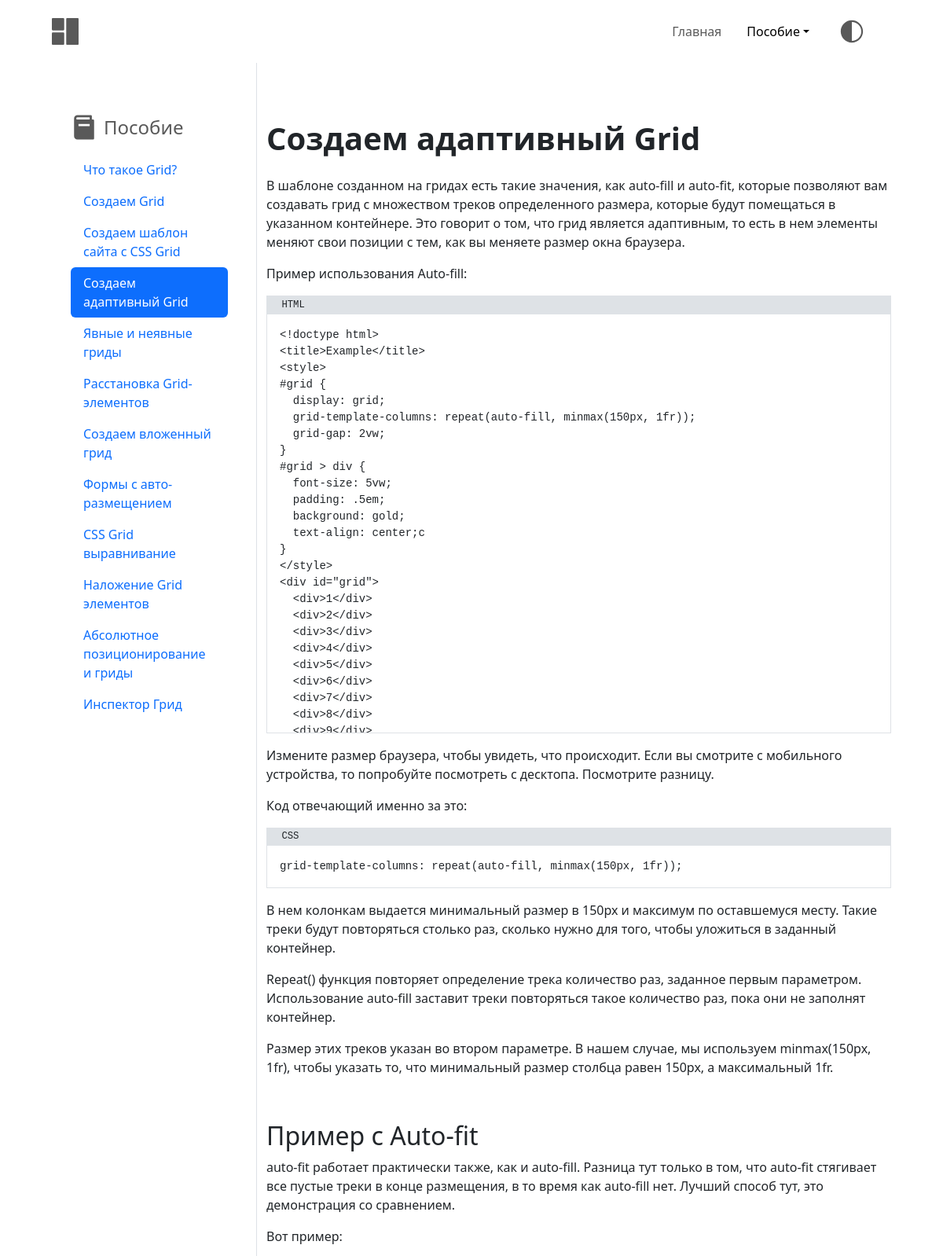
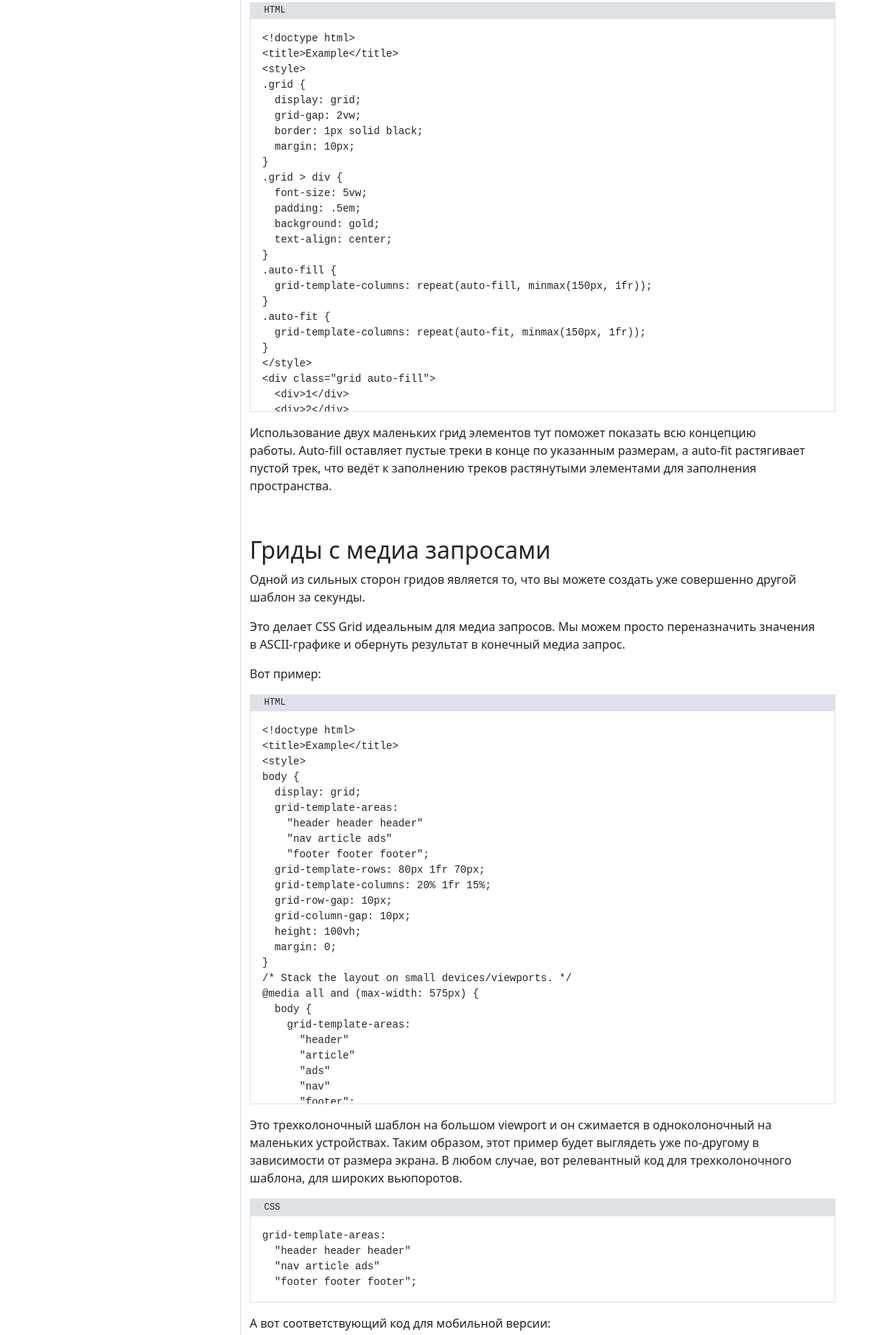
/chapters/создаем_адаптивный_grid (upper part), run on the app's committed database (2 pictures, top to bottom).
### grid_basics_app/models.py (models this page shows, shortened)
class Chapter(models.Model):
    url_name = models.CharField(max_length=64, verbose_name='url имя', blank=True, default='', unique=True)
    name = models.CharField(max_length=64, verbose_name="название главы", unique=True)
    content = RichTextUploadingField(verbose_name="содержимое")
    index = models.IntegerField(verbose_name='индекс')
    class Meta:
        verbose_name = "глава"
        verbose_name_plural = "главы"

### grid_basics_app/views.py (the view)
# urls.py: path("chapters/<chapter_url_name>", ChapterView.as_view(), name="chapter"),
class ChapterView(View):
    def get(self, request, chapter_url_name):
        context = {}
        context['chapters'] = Chapter.objects.all().order_by('index')
        context['chapter'] = Chapter.objects.filter(url_name=chapter_url_name)[0]
        context['prev_chap'] = Chapter.objects.filter(index__lt=context['chapter'].index).order_by('-index').first()
        context['next_chap'] = Chapter.objects.filter(index__gt=context['chapter'].index).order_by('index').first()
        context['test'] = context['chapter'].test_set.all().first()
        return render(request, 'chapter.html', context)

### grid_basics_app/templates/chapter.html (shortened to what this page needs)
{% extends "base.html" %}
{% block head %}
{% load static %}
<link rel="stylesheet" href="{% static "css/chapter.css" %}">
{% endblock head %}
{% block main_container %}
<main class="container-fluid row">
	<div class="sidebar col-3 border-end d-none d-lg-block" >
		<nav class="sidebar sticky-top py-5 px-3 mx-2" id="sidebar" >
			<ul class="nav nav-pills flex-column nav-justified">
				<div class="sidebar__header">
					<span class="fs-4 fw-medium ">Пособие</span>
				</div>
				{% for chap in chapters %}
				<li>
					<a class="nav-link {% if request.resolver_match.kwargs.chapter_url_name  == chap.url_name %}active{% endif %}" href="/chapters/{{chap.url_name}}">{{chap.name}}</a>
				</li>
				{% endfor %}
			</ul>
		</nav>
	</div>
	<div class="col-lg-9 py-5">
		<h1 class="my-4 fw-bold">{{chapter.name}}</h1>
		{{chapter.content|safe}}
	</div>
</main>
{% endblock main_container %}

### data on the page
Chapter: name "Что такое Grid?"
Chapter: name "Создаем Grid"
Chapter: name "Создаем шаблон сайта с CSS Grid"
Chapter: name "Создаем адаптивный Grid", content "В шаблоне созданном на гридах есть такие значения, как auto-fill и auto-fit, которые позволяют вам создавать грид с множеством треков определенного размера, которые будут помещаться в указанном контейнере. Это говорит о том, что грид является адаптивным, то есть в нем элементы меняют свои позиции с тем, как вы меняете размер окна браузера. Пример использования Auto-fill: <!doctype html> <title>Example</title> <style> #grid { display: grid; grid-template-columns: repeat(auto-fill, minmax(150px, 1fr)); grid-gap: 2vw; } #grid > div { font-size: 5vw; padding: .5em; background: gold; text-align: center;c } </style> <div id=\"grid\"> <div>1</div> <div>2</div> <div>3</div> <div>4</div> <div>5</div>…"
Chapter: name "Явные и неявные гриды"
Chapter: name "Расстановка Grid-элементов"
Chapter: name "Создаем вложенный грид"
Chapter: name "Формы с авто-размещением"
Chapter: name "CSS Grid выравнивание"
Chapter: name "Наложение Grid элементов"
Chapter: name "Абсолютное позиционирование и гриды"
Chapter: name "Инспектор Грид"
